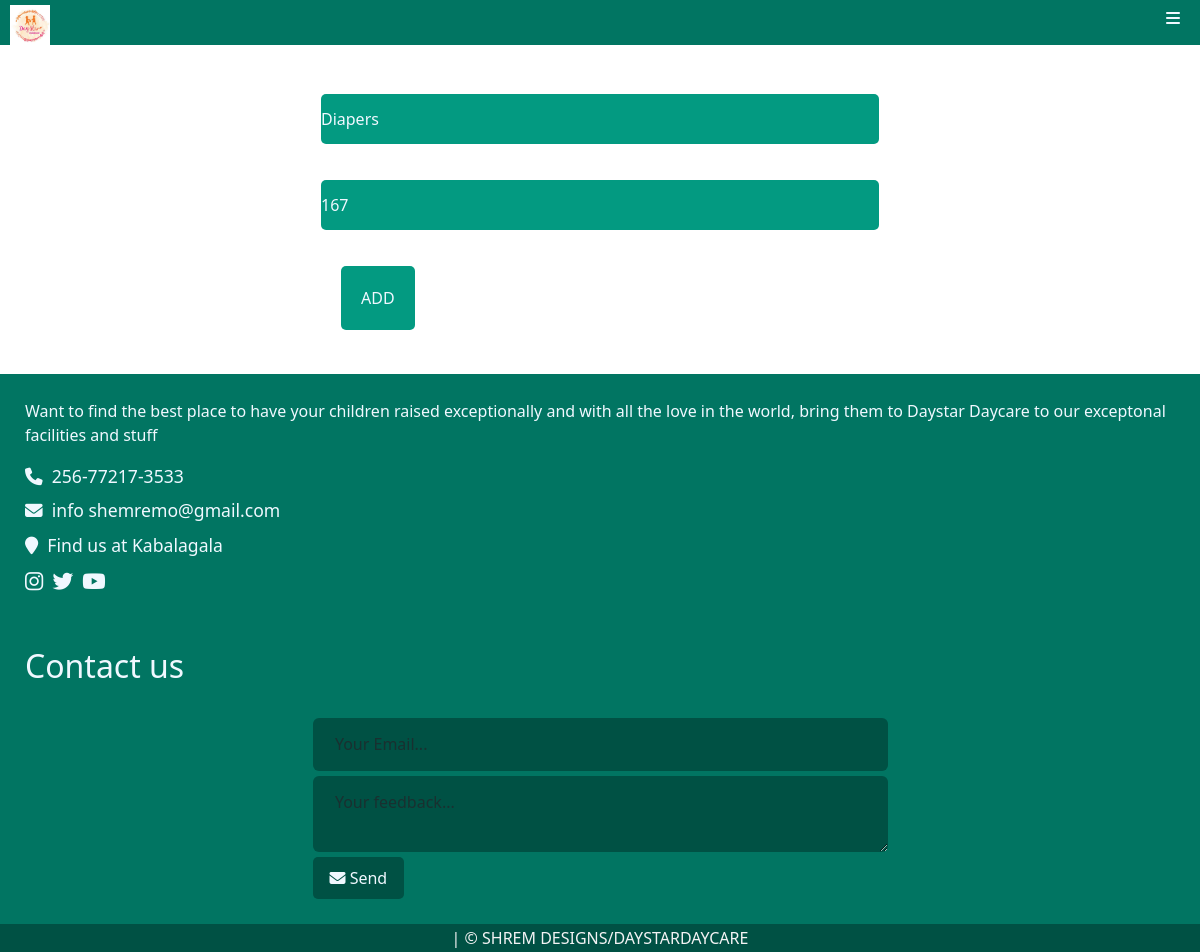
The app's page /editproview/1/ (signed in), older data.
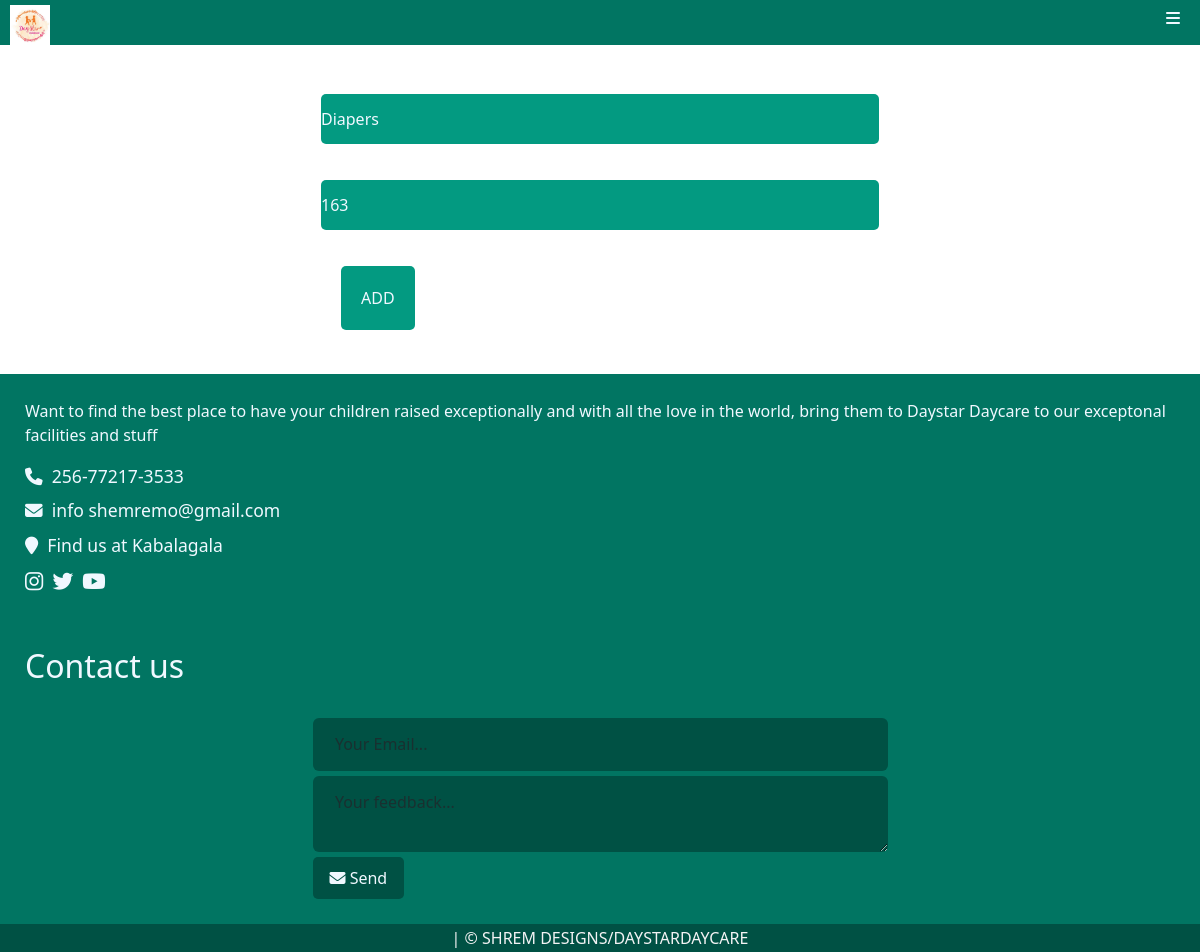
The same page, newer data.
### Daystarapp/models.py (models this page shows, shortened)
class Procure(models.Model):
    pitems = models.CharField( max_length= 100, null=True, blank=True)
    amount = models.IntegerField( blank=True, null=True)

### Daystarapp/views.py (the view)
# urls.py: path('editproview/<int:id>/', views.editproview, name='editproview'),
@login_required(login_url='index')
def editproview(request, id):
    pros = Procure.objects.get(id=id)
    if request.method == 'POST':
        prosform = ProcurementForm(request.POST, instance = pros)
        if prosform.is_valid():
            prosform.save()
            return redirect('prototalview')
        else:
            messages.error(request, "FORM HAS SOME INVALID INFO!!!")
    else:
        prosform = ProcurementForm(instance = pros)
        return render(request, 'Daystarapp/procure.html', {'proform': prosform})

### Daystarapp/forms.py
class ProcurementForm(ModelForm):
    class Meta:
        model = Procure
        fields = '__all__'
        labels = {
            'pitems': False,
            'amount': False,
        }
        widgets = {
            'pitems': forms.TextInput(attrs={'placeholder': 'Item...', 'required':'required'}),
            'amount': forms.NumberInput(attrs={'placeholder': 'Amount...', 'required':'required'}),
        }

### Daystarapp/templates/Daystarapp/procure.html (shortened to what this page needs)
{% extends 'Daystarapp/base.html' %}
{% load crispy_forms_tags %}
{% load static %}
{% load bootstrap5 %}
{% block content%}
<br>
<div class="container" style="min-height: 300px;">
    <form method="post">
        {{ proform.as_p }}
        <button type="submit" class="btn btn-primary">ADD</button>
    </form>
</div>
{% endblock %}

Row changes from the older to the newer data that the page shows:
changed Procure "Diapers": amount "167" → "163"
